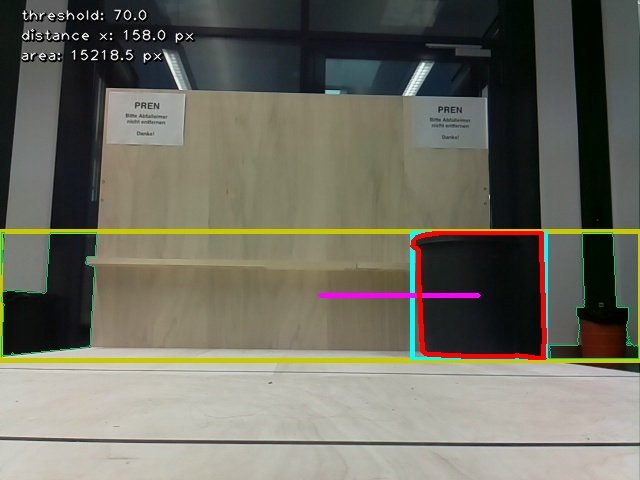
#> input picture precision_images/640_480_00000_calc.jpg, 640 x 480 px
$ python Test.py ../precision_images/640_480_00000_calc.jpg   (Python 2 division)   (older library calls are emulated)
#> lines starting #> are read from the running program, lines starting #| are printed output that depends on the picture
### Test/common.py
#!/usr/bin/env python

'''
This module contais some common routines used by other samples.
'''

import numpy as np
import cv2
import os
from contextlib import contextmanager
import itertools as it

image_extensions = ['.bmp', '.jpg', '.jpeg', '.png', '.tif', '.tiff', '.pbm', '.pgm', '.ppm']

class Bunch(object):
    def __init__(self, **kw):
        self.__dict__.update(kw)
    def __str__(self):
        return str(self.__dict__)

# [4 lines left out: function splitfn, not called in this run]

def anorm2(a):
    return (a*a).sum(-1)
def anorm(a):
    return np.sqrt( anorm2(a) )

# [39 lines left out: functions homotrans, to_rect, rect2rect_mtx, lookat, mtx2rvec, not called in this run]

def draw_str(dst, (x, y), s):
    cv2.putText(dst, s, (x+1, y+1), cv2.FONT_HERSHEY_PLAIN, 1.0, (0, 0, 0), thickness = 2, lineType=cv2.CV_AA)
    cv2.putText(dst, s, (x, y), cv2.FONT_HERSHEY_PLAIN, 1.0, (255, 255, 255), lineType=cv2.CV_AA)

class Sketcher:
    def __init__(self, windowname, dests, colors_func):
        # [8 lines left out: function __init__, not called in this run]
    def show(self):
        cv2.imshow(self.windowname, self.dests[0])

    def on_mouse(self, event, x, y, flags, param):
        # [12 lines left out: function on_mouse, not called in this run]

# palette data from matplotlib/_cm.py
_jet_data =   {'red':   ((0., 0, 0), (0.35, 0, 0), (0.66, 1, 1), (0.89,1, 1),
                         (1, 0.5, 0.5)),
               'green': ((0., 0, 0), (0.125,0, 0), (0.375,1, 1), (0.64,1, 1),
                         (0.91,0,0), (1, 0, 0)),
               'blue':  ((0., 0.5, 0.5), (0.11, 1, 1), (0.34, 1, 1), (0.65,0, 0),
                         (1, 0, 0))}

cmap_data = { 'jet' : _jet_data }

def make_cmap(name, n=256):
    # [14 lines left out: function make_cmap, not called in this run]
def nothing(*arg, **kw):
    pass

def clock():
    return cv2.getTickCount() / cv2.getTickFrequency()

@contextmanager
# [8 lines left out: function Timer, not called in this run]
class StatValue:
    def __init__(self, smooth_coef = 0.5):
        self.value = None
        self.smooth_coef = smooth_coef
    def update(self, v):
        # [6 lines left out: function update, not called in this run]
class RectSelector:
    def __init__(self, win, callback):
        # [30 lines left out: functions __init__, onmouse, draw, not called in this run]
    def dragging(self):
        return self.drag_rect is not None


def grouper(n, iterable, fillvalue=None):
    # [4 lines left out: function grouper, not called in this run]
def mosaic(w, imgs):
    # [12 lines left out: function mosaic, not called in this run]
def getsize(img):
    h, w = img.shape[:2]
    return w, h

def mdot(*args):
    return reduce(np.dot, args)

def draw_keypoints(vis, keypoints, color = (0, 255, 255)):
    # [4 lines left out: function draw_keypoints, not called in this run]
### Test/video.py
#!/usr/bin/env python

'''
Video capture sample.

Sample shows how VideoCapture class can be used to acquire video
frames from a camera of a movie file. Also the sample provides
an example of procedural video generation by an object, mimicking
the VideoCapture interface (see Chess class).

'create_capture' is a convinience function for capture creation,
falling back to procedural video in case of error.

Usage:
    video.py [--shotdir <shot path>] [source0] [source1] ...'

    sourceN is an
     - integer number for camera capture
     - name of video file
     - synth:<params> for procedural video

Synth examples:
    synth:bg=../cpp/lena.jpg:noise=0.1
    synth:class=chess:bg=../cpp/lena.jpg:noise=0.1:size=640x480

Keys:
    ESC    - exit
    SPACE  - save current frame to <shot path> directory

'''

import numpy as np
import cv2
from time import clock
from numpy import pi, sin, cos
import common

class VideoSynthBase(object):
    # [14 lines left out: function __init__, not called in this run]

    def render(self, dst):
        pass

    # [15 lines left out: function read, not called in this run]

    def isOpened(self):
        return True

class Chess(VideoSynthBase):
    # [45 lines left out: functions __init__, draw_quads, render, not called in this run]


classes = dict(chess=Chess)

presets = dict(
    empty = 'synth:',
    lena = 'synth:bg=../cpp/lena.jpg:noise=0.1',
    chess = 'synth:class=chess:bg=../cpp/lena.jpg:noise=0.1:size=640x480'
)


def create_capture(source=0, fallback=presets['chess']):


    """


    :param source:
    :param fallback:
    :rtype : cv2.VideoCapture
    """
    source = str(source).strip()
    chunks = source.split(':')
    # hanlde drive letter ('c:', ...)
    if len(chunks) > 1 and len(chunks[0]) == 1 and chunks[0].isalpha():
        chunks[1] = chunks[0] + ':' + chunks[1]
        del chunks[0]

    source = chunks[0]
    try: source = int(source)
    except ValueError: pass
    params = dict( s.split('=') for s in chunks[1:] )

    cap = None
    if source == 'synth':
        Class = classes.get(params.get('class', None), VideoSynthBase)
        try: cap = Class(**params)
        except: pass
    else:
        cap = cv2.VideoCapture(source)

        if 'size' in params:
            w, h = map(int, params['size'].split('x'))
            cap.set(cv2.cv.CV_CAP_PROP_FRAME_WIDTH, w)
            cap.set(cv2.cv.CV_CAP_PROP_FRAME_HEIGHT, h)
    if cap is None or not cap.isOpened():
        print 'Warning: unable to open video source: ', source
        if fallback is not None:
            return create_capture(fallback, None)
    return cap

# [30 lines that do not run on import are left out]

### Test/Test.py
__author__ = 'endru'
#!/usr/bin/env python

import numpy as np
import cv2
import cv2.cv as cv
from video import create_capture
from common import clock, draw_str

help_message = '''
USAGE: facedetect.py [--cascade <cascade_fn>] [--nested-cascade <cascade_fn>] [<video_source>]
'''

def detect(img, cascade):
    rects = cascade.detectMultiScale(img, scaleFactor=1.3, minNeighbors=4, minSize=(30, 30), flags = cv.CV_HAAR_SCALE_IMAGE)
    if len(rects) == 0:
        return []
    rects[:,2:] += rects[:,:2]
    return rects

def draw_rects(img, rects, color):
    for x1, y1, x2, y2 in rects:
        cv2.rectangle(img, (x1, y1), (x2, y2), color, 2)

if __name__ == '__main__':
    import sys, getopt
    print help_message

    args, video_src = getopt.getopt(sys.argv[1:], '', ['cascade=', 'nested-cascade='])
    try: video_src = video_src[0]
    except: video_src = 0
    args = dict(args)
    cascade_fn = args.get('--cascade', "../cascades/lbpcascades/lbpcascade_frontalface.xml")
    nested_fn  = args.get('--nested-cascade', "../../data/haarcascades/haarcascade_eye.xml")

    cascade = cv2.CascadeClassifier(cascade_fn)
    nested = cv2.CascadeClassifier(nested_fn)

    cam = create_capture(video_src, fallback='synth:bg=../cpp/lena.jpg:noise=0.05')

    while True:
        ret, img = cam.read()
#> img is the input picture: shape (480, 640, 3); mean B, G, R 97.5, 109.5, 110.6
        gray = cv2.cvtColor(img, cv2.COLOR_BGR2GRAY)
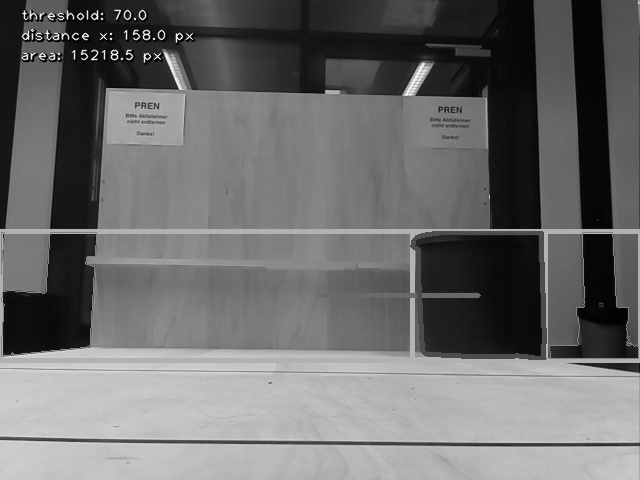
#> gray: shape (480, 640); min 0, max 255, mean 108.5
        gray = cv2.equalizeHist(gray)
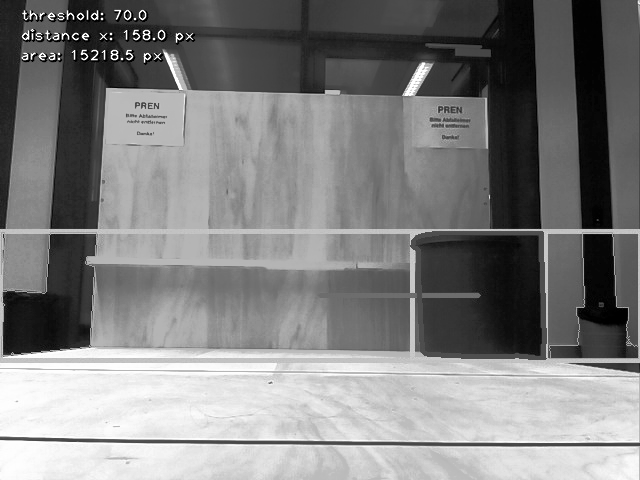
#> gray: shape (480, 640); min 0, max 255, mean 128.4

        t = clock()
        rects = detect(gray, cascade)
#> in detect, `rects = cascade.detectMultiScale(img, scaleFactor=1.3, minNeighbors=4,..`: rects = ()
#> rects = []
        vis = img.copy()
        draw_rects(vis, rects, (0, 255, 0))
        for x1, y1, x2, y2 in rects:
            roi = gray[y1:y2, x1:x2]
            vis_roi = vis[y1:y2, x1:x2]
            subrects = detect(roi.copy(), nested)
            draw_rects(vis_roi, subrects, (255, 0, 0))
#> this loop made 0 passes
        dt = clock() - t
#> dt = 0.0246

        draw_str(vis, (20, 20), 'time: %.1f ms' % (dt*1000))
#> in draw_str, ``:
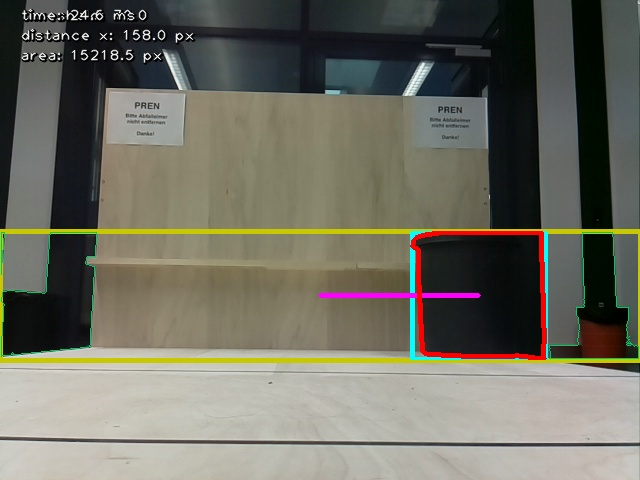
#> dst: shape (480, 640, 3); mean B, G, R 97.5, 109.5, 110.7
        cv2.imshow('facedetect', vis)

        if 0xFF & cv2.waitKey(5) == 27:
#> (key Esc is pressed here)
            break
    cv2.destroyAllWindows()
